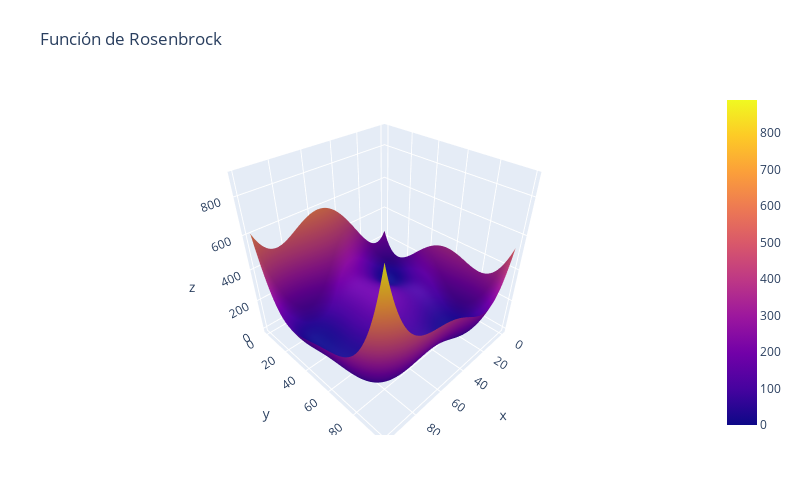

Here is the notebook cell this chart was saved with:
### Code cell
# print in 3d
from plotly import graph_objects as go

fig = go.Figure(data=[go.Surface(z=_Z)])
fig.update_layout(
    title='Función de Rosenbrock',
    autosize=True,
    width=800,
    height=500,
    margin=dict(
        l=65,
        r=50,
        b=65,
        t=90
    )
)

fig.show()

### Figure 1 — Plotly figure (JSON) as saved in the notebook; plotly's stock layout.template omitted (floating-point values rounded to 4 significant figures; data arrays with more than 128 entries replaced by an {"elided": "..."} marker saying what was removed)
{"data": [{"type": "surface", "z": {"elided": "100x100 float values"}}], "layout": {"autosize": true, "height": 500, "margin": {"b": 65, "l": 65, "r": 50, "t": 90}, "title": {"text": "Función de Rosenbrock"}, "width": 800}}
